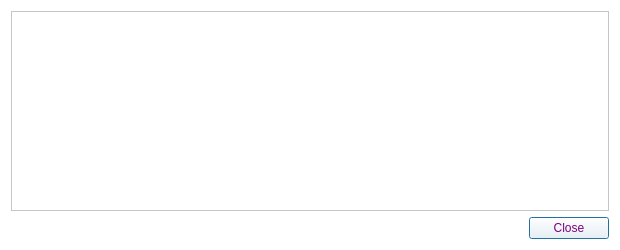
<?xml version="1.0" encoding="UTF-8"?>
<ui version="4.0">
 <class>AdrenalineNodeConfigDialog</class>
 <widget class="QDialog" name="AdrenalineNodeConfigDialog">
  <property name="geometry">
   <rect>
    <x>0</x>
    <y>0</y>
    <width>620</width>
    <height>250</height>
   </rect>
  </property>
  <property name="windowTitle">
   <string>Master Node Configuration Template</string>
  </property>
  <property name="styleSheet">
   <string notr="true">color: rgb(204, 155, 68);
background-color: rgb(255, 255, 255);</string>
  </property>
  <layout class="QVBoxLayout" name="verticalLayout">
   <item>
    <widget class="QTextEdit" name="detailText">
     <property name="toolTip">
      <string>&lt;html&gt;&lt;head/&gt;&lt;body&gt;&lt;p&gt;This pane shows an example ZuMY.conf template with the necessary masternode settings.&lt;/p&gt;&lt;/body&gt;&lt;/html&gt;</string>
     </property>
     <property name="readOnly">
      <bool>true</bool>
     </property>
    </widget>
   </item>
   <item>
    <widget class="QDialogButtonBox" name="buttonBox">
     <property name="styleSheet">
      <string notr="true">color: #800080;</string>
     </property>
     <property name="orientation">
      <enum>Qt::Horizontal</enum>
     </property>
     <property name="standardButtons">
      <set>QDialogButtonBox::Close</set>
     </property>
    </widget>
   </item>
  </layout>
 </widget>
 <resources/>
 <connections>
  <connection>
   <sender>buttonBox</sender>
   <signal>accepted()</signal>
   <receiver>AdrenalineNodeConfigDialog</receiver>
   <slot>accept()</slot>
   <hints>
    <hint type="sourcelabel">
     <x>248</x>
     <y>254</y>
    </hint>
    <hint type="destinationlabel">
     <x>157</x>
     <y>274</y>
    </hint>
   </hints>
  </connection>
  <connection>
   <sender>buttonBox</sender>
   <signal>rejected()</signal>
   <receiver>AdrenalineNodeConfigDialog</receiver>
   <slot>reject()</slot>
   <hints>
    <hint type="sourcelabel">
     <x>316</x>
     <y>260</y>
    </hint>
    <hint type="destinationlabel">
     <x>286</x>
     <y>274</y>
    </hint>
   </hints>
  </connection>
 </connections>
</ui>
